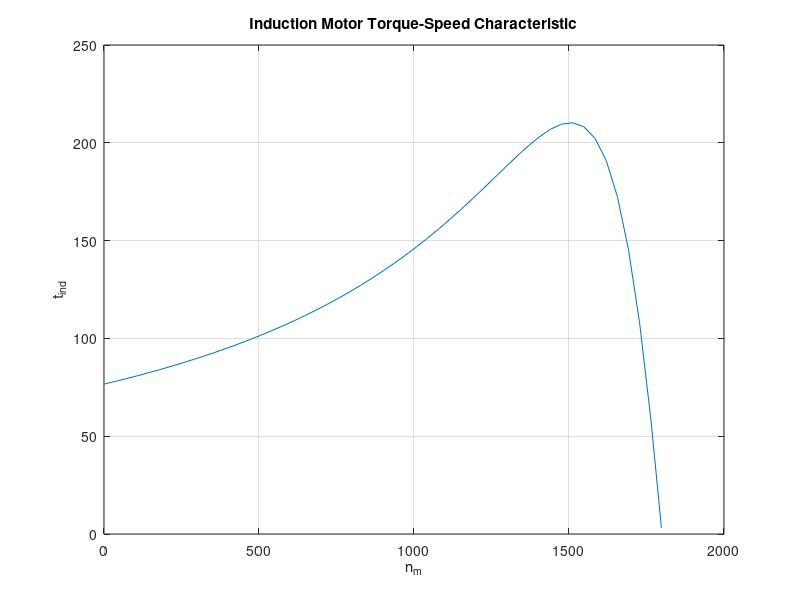

MATLAB code for this plot:
clear, clc;

% Model Parameters
R1 = 0.1;
X1 = 0.21;
R2 = 0.07;
X2 = 0.21;
Xm = 10;

% Rated Values

V_phase = 208 / sqrt(3);
n_sync = 1800;
w_sync = 188.5;

% Thevenin Equivalent
V_th = V_phase * (Xm / sqrt(R1^2 + (X1 + Xm)^2));
Z_th = ((j*Xm) * (R1 + j*X1)) / (R1 + j*(X1 + Xm));
R_th = real(Z_th);
X_th = imag(Z_th);

% Slip and Mechanical SPeed 
s = (0:1:50) / 50;
s(1) = 0.001;
nm = (1-s) * n_sync;

% Torque vs speed
for k = 1:51
    t_ind(k) = (3 * V_th^2 * R2/s(k)) / (w_sync * ((R_th + R2/s(k))^2 + (X_th + X2)^2));
end

% Torque-speed curve
figure(1);
plot(nm,t_ind);
xlabel('n_{m}');
ylabel('t_{ind}');
title('Induction Motor Torque-Speed Characteristic');
grid on;
